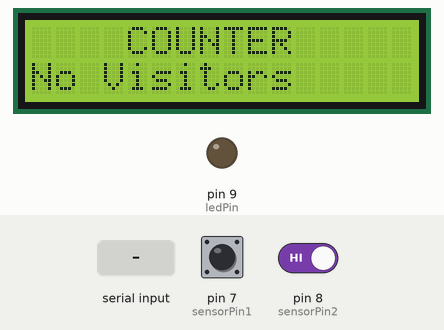
Simulated run of this sketch. Board: Arduino Uno, built with avr-gcc and run on an emulated ATmega328P. Shown: 16×2 character LCD, output pins drawn as LEDs (lit = HIGH). The inputs (shaded band) are chosen by the test bench; at power-on: pin 7 (sensorPin1) HIGH, pin 8 (sensorPin2) HIGH.

Above: at 3.2 s.
3.3 s: "f" received over the second serial link
At 4.3 s:
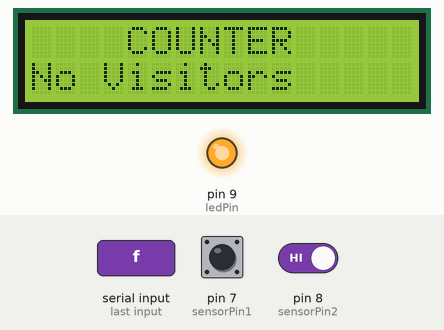
4.8 s: "o" received over the second serial link
At 5.9 s:
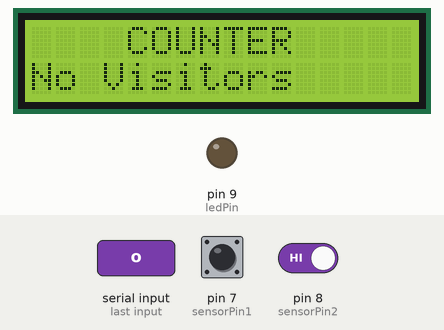
6.3 s: pin 7 (sensorPin1) pulsed LOW 5 times (0.12 s each, 0.3 s apart)
At 9.3 s:
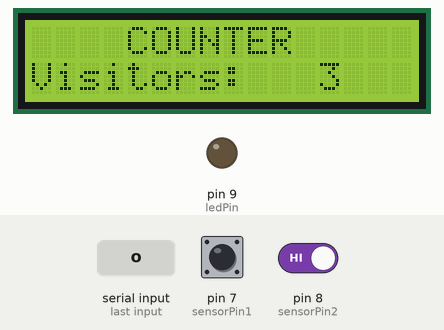
9.6 s: "a" received over the second serial link
At 10.6 s:
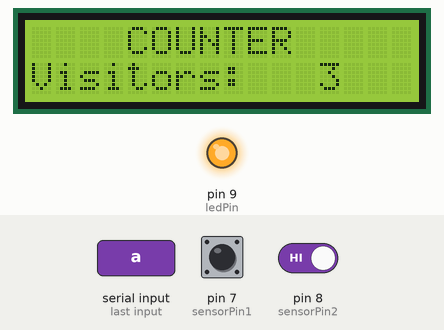
11.1 s: "r" received over the second serial link
At 12.0 s:
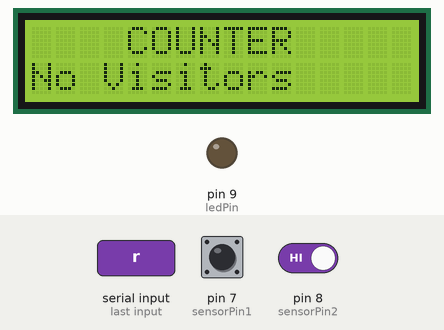
Timing chart, 0 to 13.6 s (numbered marks = the images above; inputs shaded):
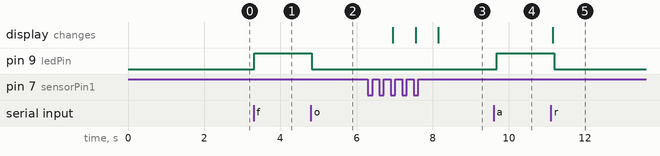

The sketch:

AUTO_LIGHT.ino
```cpp
#include <Wire.h>
#include <LiquidCrystal_I2C.h>
#include <SoftwareSerial.h>

// Initialize the LCD with the I2C address
LiquidCrystal_I2C lcd(0x27, 16, 2);

// Bluetooth module connections
SoftwareSerial bluetooth(10, 11); // RX, TX

#define sensorPin1 7
#define sensorPin2 8
#define ledPin 9

int sensorState1 = 0;
int sensorState2 = 0;
int count = 0;
bool ledManualControl = false;

void setup() {
  pinMode(sensorPin1, INPUT_PULLUP);
  pinMode(sensorPin2, INPUT_PULLUP);
  pinMode(ledPin, OUTPUT);

  lcd.init();
  lcd.backlight();
  lcd.setCursor(4, 0);
  lcd.print("COUNTER");
  lcd.setCursor(0, 1);
  lcd.print("No Visitors     ");
  delay(2000);

  // Initialize Bluetooth
  bluetooth.begin(9600);
}

void loop() {
  sensorState1 = digitalRead(sensorPin1);
  sensorState2 = digitalRead(sensorPin2);

  if (sensorState1 == LOW) {
    count++;
    while (digitalRead(sensorPin1) == LOW);
    delay(500); // Debounce delay
  }

  if (sensorState2 == LOW) {
    count--;
    while (digitalRead(sensorPin2) == LOW);
    delay(500); // Debounce delay
  }

  if (count <= 0) {
    count = 0;
    lcd.setCursor(0, 1);
    lcd.print("No Visitors     ");
    bluetooth.println("No Visitors");

    if (!ledManualControl) {
      digitalWrite(ledPin, LOW);
    }
  } else if (count > 0 && count < 10) {
    lcd.setCursor(0, 1);
    lcd.print("Visitors:   ");
    lcd.setCursor(12, 1);
    lcd.print(count);
    lcd.print(" ");
    bluetooth.print("Visitors: ");
    bluetooth.println(count);

    if (!ledManualControl) {
      digitalWrite(ledPin, HIGH);
    }
  } else {
    lcd.setCursor(0, 1);
    lcd.print("Visitors:   ");
    lcd.setCursor(12, 1);
    lcd.print(count);
    bluetooth.print("Visitors: ");
    bluetooth.println(count);

    if (!ledManualControl) {
      digitalWrite(ledPin, HIGH);
    }
  }

  // Check for incoming Bluetooth commands
  if (bluetooth.available()) {
    char command = bluetooth.read();
    if (command == 'r') { // Reset command
      count = 0;
      lcd.setCursor(0, 1);
      lcd.print("No Visitors     ");
      bluetooth.println("Counter reset");
    } else if (command == 'o') { // Turn LED on manually
      digitalWrite(ledPin, LOW);
      ledManualControl = true; // Enable manual control
      bluetooth.println("LED turned on manually");
    } else if (command == 'f') { // Turn LED off manually
      digitalWrite(ledPin, HIGH);
      ledManualControl = true; // Enable manual control
      bluetooth.println("LED turned off manually");
    } else if (command == 'a') { // Auto control
      ledManualControl = false; // Disable manual control
      bluetooth.println("LED auto control enabled");
    }
  }
}
```

Measured:
- after the input at 3.3 s, pin 9 (ledPin): LOW → HIGH at once
- after the input at 4.8 s, pin 9 (ledPin): HIGH → LOW at once
- after the input at 6.3 s, the display: first changes after 0.65 s (image 3 shows a later state)
- after the input at 9.6 s, pin 9 (ledPin): LOW → HIGH after 0.08 s
- after the input at 11.1 s, pin 9 (ledPin): HIGH → LOW after 0.09 s; the display: changes after 0.06 s (image 5)
